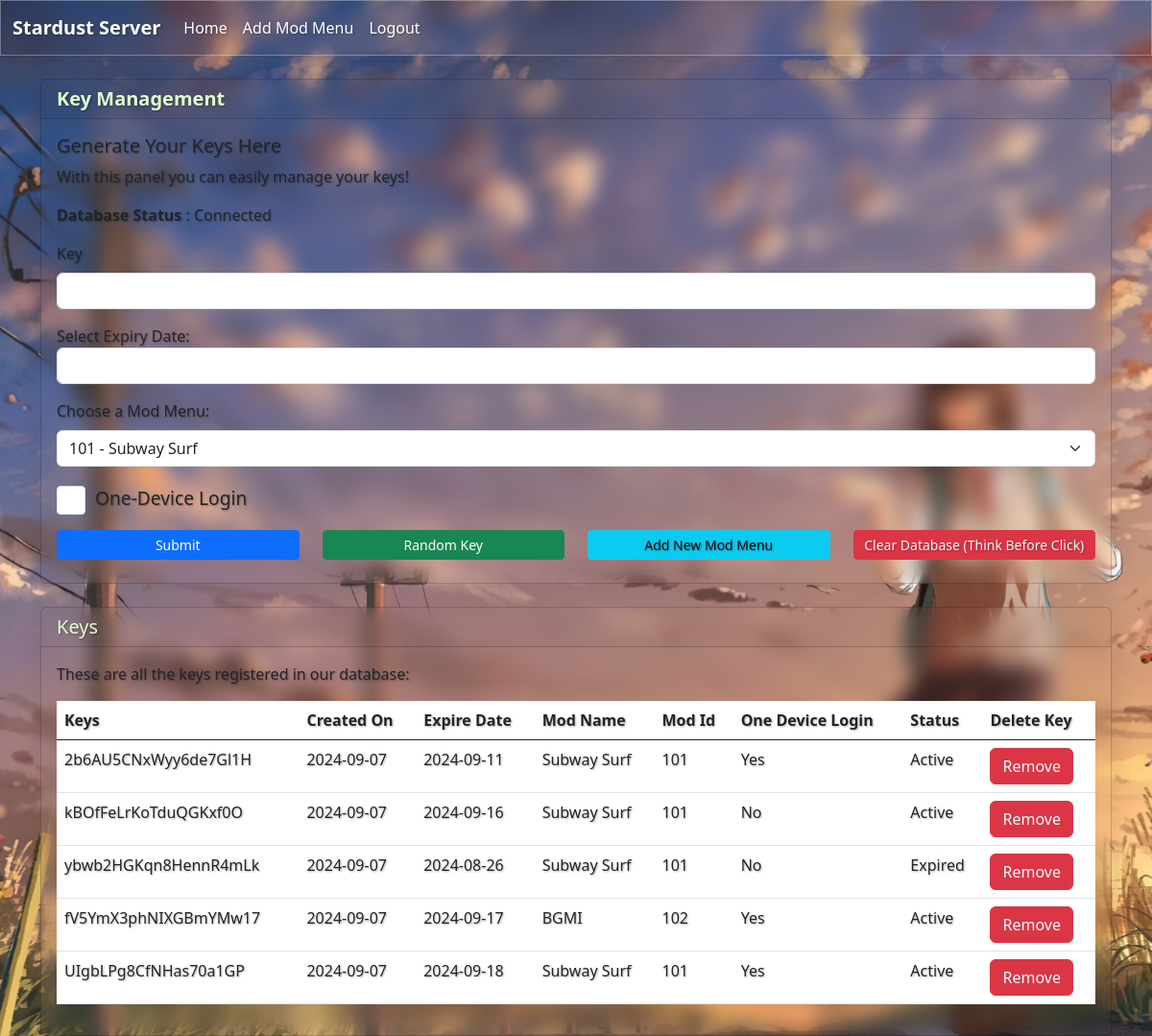
/panel.php (signed in), run on the app's committed database.
### tables this page shows
CREATE TABLE `userkeys` (
  `No` int(11) NOT NULL,
  `CreatedKeys` varchar(20) NOT NULL,
  `StartDate` date NOT NULL,
  `EndDate` date NOT NULL,
  `ModName` text NOT NULL,
  `ModID` int(11) NOT NULL,
  `OneDevLogin` tinyint(1) NOT NULL DEFAULT 0,
  `UUID` varchar(50) DEFAULT NULL,
  `Time` time NOT NULL DEFAULT current_timestamp()
);

### htdocs/panel.php (the view, shortened to what this page needs)
<?php
require "cred/_dbconnect.php";
?>
<!doctype html>
<html lang="en">
<head>
    <link href="css/bootstrap.min.css" rel="stylesheet">
    <link href="css/panel.css" rel="stylesheet">
    <link href="css/bootstrap-datepicker.min.css" rel="stylesheet">
</head>
<body>
<?php require "element/_nav.php"; ?>
<br>
<div class="container-sm" style="color: white;">
    <div class="card bg-transparent navbar-glass">
        <h5 class="card-header" style="color: #e0ffcd;"><b>Key Management</b></h5>
        <div class="card-body bg-transparent">
            <h5 class="card-title">Generate Your Keys Here</h5>
            <p class="card-text">With this panel you can easily manage your keys!</p>
            <?php
                if ($dbconnect) {
                    echo '<p class="card-text"><b>Database Status</b> : Connected</p>';
                }
            ?>
            <form id="lgform" method="post">
                <div class="mb-3">
                    <label for="newkey" class="form-label">Key</label>
                    <input type="text" class="form-control" id="keyInput" name="newkey" required>
                </div>
                <div class="mb-3">
                    <label for="dateInput">Select Expiry Date:</label>
                    <input type="text" id="date" name="expdate" class="form-control datepicker" required>
                </div>
                <div class="mb-3">
                    <label for="mods" class="form-label">Choose a Mod Menu:</label>
                    <select name="mods" id="mods" class="form-select">
                        <?php
                        $sql3 = "SELECT Id, MenuName FROM modmenus";
                        $result3 = $dbconnect->query($sql3);
                        if ($result3->num_rows > 0) {
                            while($row = $result3->fetch_assoc()) {
                                echo "<option value=\"" . htmlspecialchars($row["Id"]) . "\">" . htmlspecialchars($row['Id'].' - '.$row["MenuName"]) . "</option>";
                            }
                        } else {
                            echo "<option value=\"\">No mods available</option>";
                        }
                        ?>
                    </select>
                </div>
                <div class="container form-check mb-3 d-flex align-items-center">
                  <input class="form-check-input" type="checkbox" value="ondl" name="ondl" id="flexCheckChecked" style="width: 30px; height: 30px; margin-right: 10px;">
                  <label class="form-check-label" for="flexCheckChecked" style="font-size: 1.2rem;">One-Device Login</label>
                </div>
                <div class="row">
                   <div class="col-12 col-md-6 col-lg-3 mb-2">
                 <button type="submit" name="register" class="btn btn-primary btn-sm w-100">Submit</button>
                </div>
                <div class="col-12 col-md-6 col-lg-3 mb-2">
                   <button type="button" onclick="displayKey()" class="btn btn-success btn-sm w-100">Random Key</button>
                </div>
                <div class="col-12 col-md-6 col-lg-3 mb-2">
                   <a href="/modmenus.php" class="btn btn-info btn-sm w-100">Add New Mod Menu</a>
                </div>
                <div class="col-12 col-md-6 col-lg-3 mb-2">
                     <a href="/cred/cleardatabase.php" class="btn btn-danger btn-sm w-100">Clear Database (Think Before Click)</a>
                </div>
            </div>
            </form>
        </div>
    </div>
    <br>
    <div class="card bg-transparent navbar-glass card">
        <h5 class="card-header" style="color: #e0ffcd;">Keys</h5>
        <div class="card-body bg-transparent">
            <p>These are all the keys registered in our database:</p>
            <div class="table-responsive">
                <table class="table table-hover table-responsive">
                    <thead style="color: #e0ffcd;">
                        <tr class="info">
                            <th>Keys</th>
                            <th>Created On</th>
                            <th>Expire Date</th>
                            <th>Mod Name</th>
                            <th>Mod Id</th>
                            <th>One Device Login</th>
                            <th>Status</th>
                            <th>Delete Key</th>
                        </tr>
                    </thead>
                    <tbody>
                        <?php
                        $fetchqry = "SELECT * FROM `userkeys`";
                        $result = mysqli_query($dbconnect, $fetchqry);
                        if ($result && mysqli_num_rows($result) > 0) {
                            while ($row = mysqli_fetch_assoc($result)) { ?>
                                <tr style="color: white;">
                                    <td><?php echo htmlspecialchars($row['CreatedKeys']); ?></td>
                                    <td><?php echo htmlspecialchars($row['StartDate']); ?></td>
                                    <td><?php echo htmlspecialchars($row['EndDate']); ?></td>
                                    <td><?php echo htmlspecialchars($row['ModName']); ?></td>
                                    <td><?php echo htmlspecialchars($row['ModID']); ?></td>
                                    <td><?php echo ($row['OneDevLogin'] == 1) ? "Yes" : "No"; ?></td>
                                    <td><?php echo (strtotime(date("Y-m-d")) <= strtotime($row['EndDate'])) ? "Active" : "Expired"; ?></td>
                                    <td>
                                        <a href="panel.php?no=<?php echo urlencode($row['CreatedKeys']); ?>">
                                            <button type="button" class="btn btn-danger">Remove</button>
                                        </a>
                                    </td>
                                </tr>
                            <?php }
                        } else {
                            echo "<tr><td colspan='8' style='color:white;'>No records found</td></tr>";
                        }
                        ?>
                    </tbody>
                </table>
            </div>
        </div>
    </div>
</div>
</body>
</html>

### htdocs/element/_nav.php (shortened to what this page needs)
<!doctype html>
<html lang="en">
<head>
  <link href="https://cdn.jsdelivr.net/npm/bootstrap@5.3.0-alpha1/dist/css/bootstrap.min.css" rel="stylesheet">
</head>
<body>
  <nav class="navbar navbar-expand-lg bg-transparent navbar-glass">
    <div class="container-fluid">
      <a class="navbar-brand" href="#" style="color: white;"><b>Stardust Server</b></a>
      <div class="collapse navbar-collapse" id="navbarNav">
        <ul class="navbar-nav">
          <li class="nav-item">
            <a class="nav-link active" aria-current="page" href="/panel.php">Home</a>
          </li>
          <li class="nav-item">
            <a class="nav-link" href="/modmenus.php">Add Mod Menu</a>
          </li>
          <li class="nav-item">
            <a class="nav-link" href="/logout.php">Logout</a>
          </li>
        </ul>
      </div>
    </div>
  </nav>
</body>
</html>

### htdocs/css/panel.css (style rules this page uses)
html, body { margin: 0; padding: 0; height: 100%; overflow-x: hidden; text-shadow: 1px 1px 2px rgba(0, 0, 0, 0.3); }
body { font-family:'Open Sans Condensed', sans-serif; background-image: url("/asset/bg2.jpg"); background-position: center; background-attachment: fixed; background-size: cover; background-repeat: no-repeat; }
.navbar-glass { background: rgba(255, 255, 255, 0.2); backdrop-filter: blur(10px); -webkit-backdrop-filter: blur(10px); box-shadow: 0 4px 30px rgba(0, 0, 0, 0.1); border: 1px solid rgba(255, 255, 255, 0.3); }
.navbar-glass .nav-link { color: white !important; }

### data on the page
userkeys: CreatedKeys "2b6AU5CNxWyy6de7Gl1H", StartDate "2024-09-07", EndDate "2024-09-11", ModName "Subway Surf", ModID "101", OneDevLogin "Yes", shows "Active"
userkeys: CreatedKeys "kBOfFeLrKoTduQGKxf0O", StartDate "2024-09-07", EndDate "2024-09-16", ModName "Subway Surf", ModID "101", OneDevLogin "No", shows "Active"
userkeys: CreatedKeys "ybwb2HGKqn8HennR4mLk", StartDate "2024-09-07", EndDate "2024-08-26", ModName "Subway Surf", ModID "101", OneDevLogin "No", shows "Expired"
userkeys: CreatedKeys "fV5YmX3phNIXGBmYMw17", StartDate "2024-09-07", EndDate "2024-09-17", ModName "BGMI", ModID "102", OneDevLogin "Yes", shows "Active"
userkeys: CreatedKeys "UIgbLPg8CfNHas70a1GP", StartDate "2024-09-07", EndDate "2024-09-18", ModName "Subway Surf", ModID "101", OneDevLogin "Yes", shows "Active"

### other printed values
form field mods "101 - Subway Surf"
